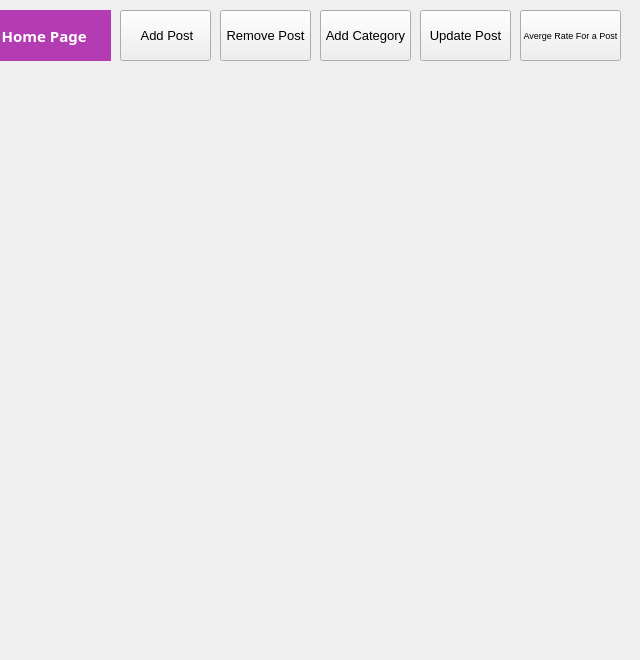
    <widget class="QWidget" name="loadingpage">
     <widget class="QLabel" name="admin">
      <property name="geometry">
       <rect>
        <x>0</x>
        <y>70</y>
        <width>631</width>
        <height>581</height>
       </rect>
      </property>
      <property name="text">
       <string/>
      </property>
     </widget>
     <widget class="QPushButton" name="add_post">
      <property name="geometry">
       <rect>
        <x>120</x>
        <y>10</y>
        <width>91</width>
        <height>51</height>
       </rect>
      </property>
      <property name="font">
       <font>
        <pointsize>10</pointsize>
       </font>
      </property>
      <property name="text">
       <string> Add Post</string>
      </property>
     </widget>
     <widget class="QLabel" name="label_6">
      <property name="geometry">
       <rect>
        <x>-10</x>
        <y>10</y>
        <width>121</width>
        <height>51</height>
       </rect>
      </property>
      <property name="font">
       <font>
        <family>Rockwell Extra Bold</family>
        <pointsize>11</pointsize>
        <bold>true</bold>
       </font>
      </property>
      <property name="styleSheet">
       <string notr="true">background-color: rgb(179, 60, 179);
color: rgb(255, 255, 255);</string>
      </property>
      <property name="text">
       <string>   Home Page</string>
      </property>
     </widget>
     <widget class="QPushButton" name="pushButton_2">
      <property name="geometry">
       <rect>
        <x>320</x>
        <y>10</y>
        <width>91</width>
        <height>51</height>
       </rect>
      </property>
      <property name="font">
       <font>
        <pointsize>10</pointsize>
       </font>
      </property>
      <property name="text">
       <string>Add Category</string>
      </property>
     </widget>
     <widget class="QPushButton" name="update_post">
      <property name="geometry">
       <rect>
        <x>420</x>
        <y>10</y>
        <width>91</width>
        <height>51</height>
       </rect>
      </property>
      <property name="font">
       <font>
        <pointsize>10</pointsize>
       </font>
      </property>
      <property name="text">
       <string>Update Post</string>
      </property>
     </widget>
     <widget class="QPushButton" name="remove_post">
      <property name="geometry">
       <rect>
        <x>220</x>
        <y>10</y>
        <width>91</width>
        <height>51</height>
       </rect>
      </property>
      <property name="font">
       <font>
        <pointsize>10</pointsize>
       </font>
      </property>
      <property name="text">
       <string>Remove Post</string>
      </property>
     </widget>
     <widget class="QPushButton" name="averagerate">
      <property name="geometry">
       <rect>
        <x>520</x>
        <y>10</y>
        <width>101</width>
        <height>51</height>
       </rect>
      </property>
      <property name="font">
       <font>
        <pointsize>7</pointsize>
       </font>
      </property>
      <property name="text">
       <string>Averge Rate For a Post</string>
      </property>
     </widget>
    </widget>
